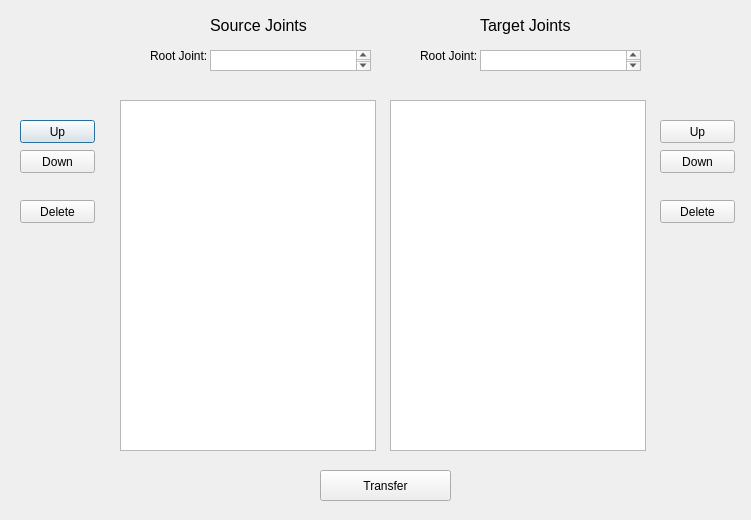
<?xml version="1.0" encoding="UTF-8"?>
<ui version="4.0">
 <class>AnimationTransfer</class>
 <widget class="QDialog" name="AnimationTransfer">
  <property name="geometry">
   <rect>
    <x>0</x>
    <y>0</y>
    <width>751</width>
    <height>520</height>
   </rect>
  </property>
  <property name="windowTitle">
   <string>Animation Transfer</string>
  </property>
  <widget class="QPushButton" name="SourceUp">
   <property name="geometry">
    <rect>
     <x>20</x>
     <y>120</y>
     <width>75</width>
     <height>23</height>
    </rect>
   </property>
   <property name="text">
    <string>Up</string>
   </property>
  </widget>
  <widget class="QPushButton" name="SourceDown">
   <property name="geometry">
    <rect>
     <x>20</x>
     <y>150</y>
     <width>75</width>
     <height>23</height>
    </rect>
   </property>
   <property name="text">
    <string>Down</string>
   </property>
  </widget>
  <widget class="QPushButton" name="SourceDelete">
   <property name="geometry">
    <rect>
     <x>20</x>
     <y>200</y>
     <width>75</width>
     <height>23</height>
    </rect>
   </property>
   <property name="text">
    <string>Delete</string>
   </property>
  </widget>
  <widget class="QListView" name="SourceList">
   <property name="geometry">
    <rect>
     <x>120</x>
     <y>100</y>
     <width>256</width>
     <height>351</height>
    </rect>
   </property>
  </widget>
  <widget class="QListView" name="TargetList">
   <property name="geometry">
    <rect>
     <x>390</x>
     <y>100</y>
     <width>256</width>
     <height>351</height>
    </rect>
   </property>
  </widget>
  <widget class="QPushButton" name="TargetUp">
   <property name="geometry">
    <rect>
     <x>660</x>
     <y>120</y>
     <width>75</width>
     <height>23</height>
    </rect>
   </property>
   <property name="text">
    <string>Up</string>
   </property>
  </widget>
  <widget class="QPushButton" name="TargetDown">
   <property name="geometry">
    <rect>
     <x>660</x>
     <y>150</y>
     <width>75</width>
     <height>23</height>
    </rect>
   </property>
   <property name="text">
    <string>Down</string>
   </property>
  </widget>
  <widget class="QPushButton" name="TargetDelete">
   <property name="geometry">
    <rect>
     <x>660</x>
     <y>200</y>
     <width>75</width>
     <height>23</height>
    </rect>
   </property>
   <property name="text">
    <string>Delete</string>
   </property>
  </widget>
  <widget class="QPushButton" name="Transfer">
   <property name="geometry">
    <rect>
     <x>320</x>
     <y>470</y>
     <width>131</width>
     <height>31</height>
    </rect>
   </property>
   <property name="text">
    <string>Transfer</string>
   </property>
  </widget>
  <widget class="QTextEdit" name="SourceText">
   <property name="geometry">
    <rect>
     <x>210</x>
     <y>50</y>
     <width>161</width>
     <height>21</height>
    </rect>
   </property>
  </widget>
  <widget class="QTextEdit" name="TargetText">
   <property name="geometry">
    <rect>
     <x>480</x>
     <y>50</y>
     <width>161</width>
     <height>21</height>
    </rect>
   </property>
  </widget>
  <widget class="QLabel" name="RootJointR">
   <property name="geometry">
    <rect>
     <x>150</x>
     <y>40</y>
     <width>61</width>
     <height>31</height>
    </rect>
   </property>
   <property name="text">
    <string>Root Joint:</string>
   </property>
  </widget>
  <widget class="QLabel" name="RootJointL">
   <property name="geometry">
    <rect>
     <x>420</x>
     <y>40</y>
     <width>61</width>
     <height>31</height>
    </rect>
   </property>
   <property name="text">
    <string>Root Joint:</string>
   </property>
  </widget>
  <widget class="QLabel" name="SourceJoints">
   <property name="geometry">
    <rect>
     <x>210</x>
     <y>10</y>
     <width>161</width>
     <height>31</height>
    </rect>
   </property>
   <property name="font">
    <font>
     <family>Segoe UI</family>
     <pointsize>12</pointsize>
    </font>
   </property>
   <property name="text">
    <string>Source Joints</string>
   </property>
  </widget>
  <widget class="QLabel" name="TargetJoints">
   <property name="geometry">
    <rect>
     <x>480</x>
     <y>10</y>
     <width>161</width>
     <height>31</height>
    </rect>
   </property>
   <property name="font">
    <font>
     <family>Segoe UI</family>
     <pointsize>12</pointsize>
    </font>
   </property>
   <property name="text">
    <string>Target Joints</string>
   </property>
  </widget>
 </widget>
 <resources/>
 <connections/>
</ui>
